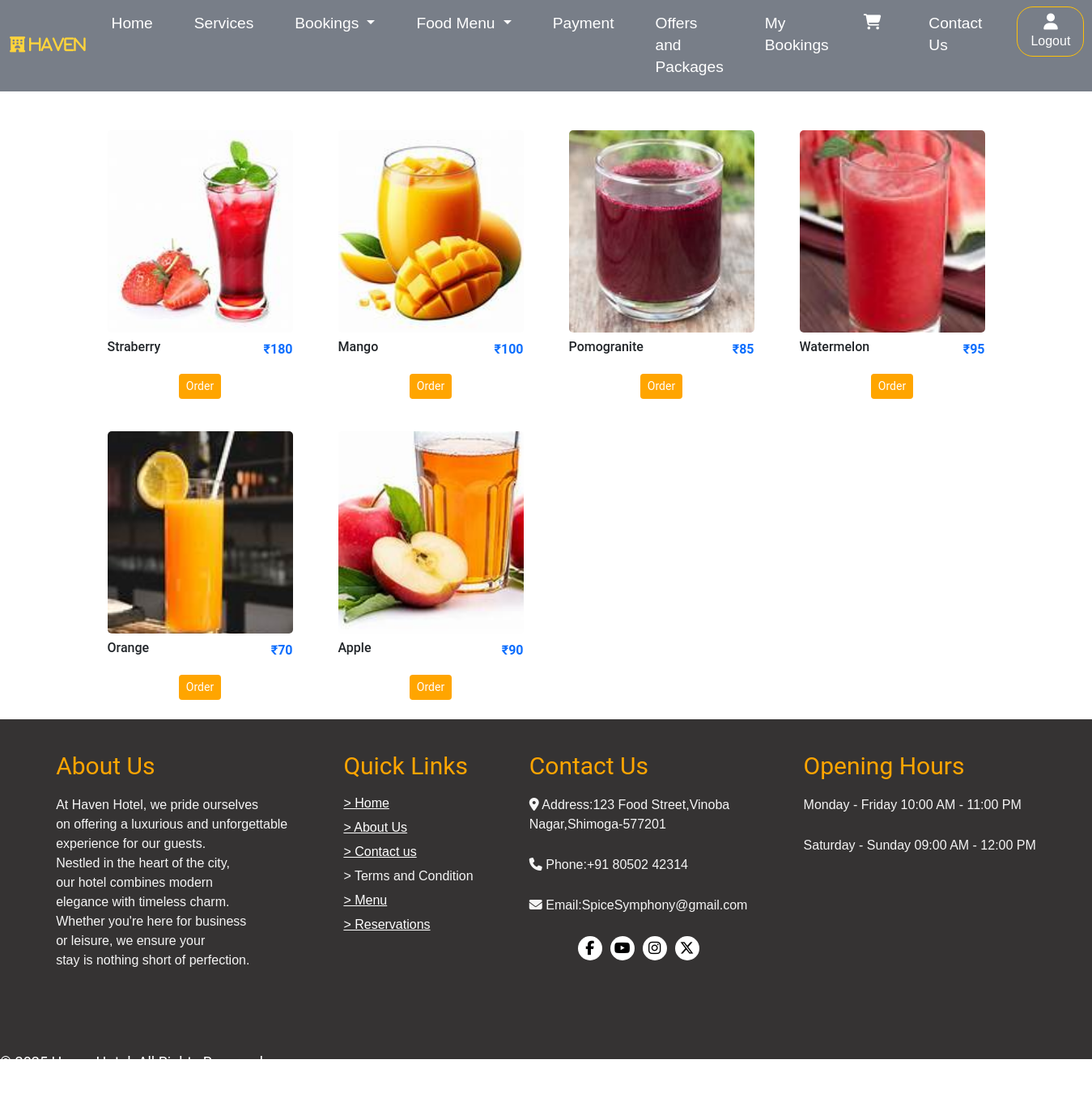
The page /cfolder/cbeverages.php on the database its author committed.
### tables this page shows
CREATE TABLE `food` (
  `foodtype` varchar(50) DEFAULT NULL,
  `vegornonveg` varchar(50) NOT NULL DEFAULT '0',
  `foodname` varchar(50) DEFAULT NULL,
  `foodprice` varchar(50) DEFAULT NULL,
  `foodimage` varchar(50) DEFAULT NULL,
  `description` varchar(50) DEFAULT NULL,
  `id` int(11) NOT NULL
);

### cfolder/cbeverages.php (the view, shortened to what this page needs)
<?php include("db.php"); ?>
<?php include("customernavbar.php"); ?>
<!DOCTYPE html>
<html lang="en">
<head>
  <link rel="stylesheet" href="bootstrap-5.3.5-dist/css/bootstrap.min.css">
  <link rel="stylesheet" href="customer.css">
  <link rel="stylesheet" href="https://cdnjs.cloudflare.com/ajax/libs/font-awesome/6.4.0/css/all.min.css">
</head>
<body>
  <div class="container">
    <div class="row">
      <?php
      $sql = "SELECT * FROM food where foodtype = 'Beverages'";
      $retval = mysqli_query($conn, $sql);
      while ($row = mysqli_fetch_assoc($retval)) {
      ?>
        <div class="col-lg-3 col-md-4 col-sm-8 mb-2 custom-margin">
          <div class="box p-3 text-center">
            <div class="img-box mb-2" style="border-radius:5px; overflow:hidden;">
              <img src="fimages/beverages/<?php echo str_replace(' ', '%20', $row['foodimage']); ?>" class="img-fluid" style="height:250px; width:250px; object-fit:cover;" alt="Food Image">
            </div>
            <div class="detail-box d-flex justify-content-between align-items-center">
              <h6 class="fw-400 mb-2"><?php echo $row['foodname']; ?></h6>
              <span class="text-primary fw-bold">₹<?php echo $row['foodprice']; ?></span>
            </div>
            <form action="juiceorder.php" method="post">
              <div class="mt-3">
                <input type="submit" name="order" value="Order" class="btn btn-sm fw-400" style="background-color:orange; color:#FFFFFF;" />
              </div>
            </form>
          </div>
        </div>
      <?php
      }
      ?>
    </div>
  </div>
  <?php include('footer.php'); ?>
</body>
</html>

### cfolder/customer.css (style rules this page uses)
body { font-family: 'Roboto', sans-serif; }

### rows shown on the page
food: foodimage (picture), foodname "Straberry", foodprice "180"
food: foodimage (picture), foodname "Mango", foodprice "100"
food: foodimage (picture), foodname "Pomogranite", foodprice "85"
food: foodimage (picture), foodname "Watermelon", foodprice "95"
food: foodimage (picture), foodname "Orange", foodprice "70"
food: foodimage (picture), foodname "Apple", foodprice "90"
